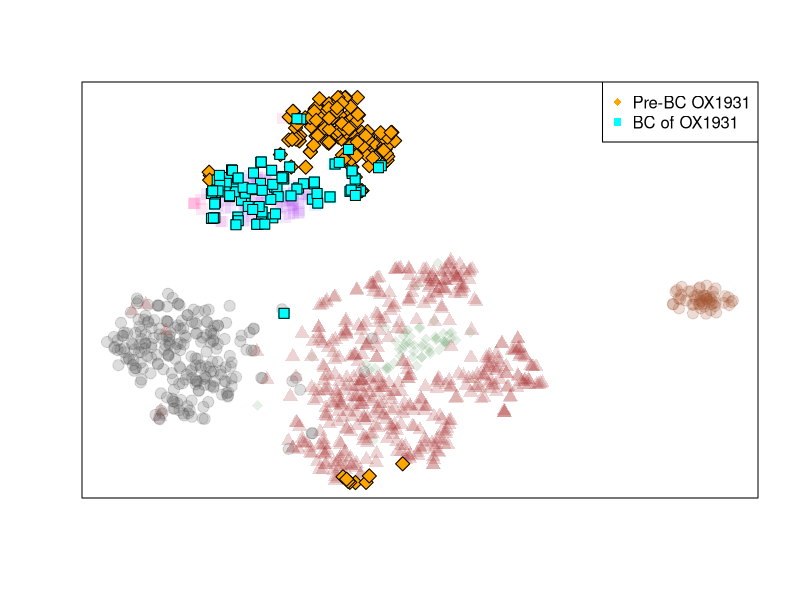

The R source for this figure:
###############################################################################
#Author: Supat Thongjuea, MRC Molecular Haematology Unit, Weatherall Institute of Molecular Medicine, University of Oxford, UK 
#Contact email : supat.thongjuea@ndcls.ox.ac.uk or supat.thongjuea@gmail.com
#Maintainer: Supat Thongjuea and Alice Giustacchini
#Title: Single-cell Transcriptomics Uncovers Distinct and Clinically Predictive Molecular Signatures of Stem Cells in Chronic Myeloid Leukemia
#Journal : Nature Medicine
#Year : 2017
###############################################################################
#This R script is used to generate Fig6c.
###############################################################################
###############################################################################
my.dat<-read.delim("tSNE_Diagnosis-PreBC-BC-Without-CML1600_Result.txt",header=T)

my.dat$my.color[my.dat$Stage_2=="normal_hsc"]<-adjustcolor( "gray35", alpha.f = 0.2)
my.dat$my.color[my.dat$Stage_2=="cell_line"]<-adjustcolor( "sienna", alpha.f = 0.2)
my.dat$my.color[my.dat$Stage_2=="diagnosis" | my.dat$Stage_2=="accelerated_phase"]<-adjustcolor( "brown", alpha.f = 0.2)
my.dat$my.color[my.dat$Stage_2=="pre_blast_crisis" & my.dat$Patient=="OX1931"]<-"orange"
my.dat$my.color[my.dat$Stage_2=="pre_blast_crisis_CML1266"]<-adjustcolor( "darkgreen", alpha.f = 0.1)
my.dat$my.color[my.dat$Stage_2=="blast_crisis" & my.dat$Patient=="CML1266"]<-adjustcolor( "purple", alpha.f = 0.1)
my.dat$my.color[my.dat$Stage_2=="blast_crisis" & my.dat$Patient=="OX2046"]<-"cyan"
my.dat$my.color[my.dat$Stage_2=="blast_crisis_1_month_TKI"]<-adjustcolor( "deeppink", alpha.f = 0.1)


my.dat$type[my.dat$Stage_2=="normal_hsc"]<-19
my.dat$type[my.dat$Stage_2=="cell_line"]<-19
my.dat$type[my.dat$Stage_2=="diagnosis" | my.dat$Stage_2=="accelerated_phase"]<-17
my.dat$type[my.dat$Stage_2=="pre_blast_crisis" & my.dat$Patient=="OX1931"]<-23
my.dat$type[my.dat$Stage_2=="pre_blast_crisis_CML1266"]<-18
my.dat$type[my.dat$Stage_2=="blast_crisis" & my.dat$Patient=="CML1266"]<-15
my.dat$type[my.dat$Stage_2=="blast_crisis" & my.dat$Patient=="OX2046"]<-15
my.dat$type[my.dat$Stage_2=="blast_crisis_1_month_TKI"]<-15

x1<-which(my.dat$Stage_2=="pre_blast_crisis" & my.dat$Patient=="OX1931")
x2<-which(my.dat$my.color=="cyan")

################save data matrix to a file#####################################
write.table(my.dat[c("Cell","Dim1","Dim2","BCR_ABL","Patient",
						"Stage_2","my.color","type")],file="Fig6c.data.matrix.txt",
		append=FALSE, sep="\t", quote=FALSE,row.names=FALSE, col.names=TRUE)
###############################################################################
pdf(file="Fig6c.pdf", width=7, height=7, onefile=T, bg="transparent",fonts = NULL,useDingbats=FALSE)
plot(my.dat$Dim1,my.dat$Dim2,xaxt="n",yaxt="n",xlab="",ylab="",
		pch =my.dat$type,
		main="",col = my.dat$my.color,cex=1.5)

points(my.dat$Dim1[x1],my.dat$Dim2[x1],pch=23,bg="orange",cex=1.5,col="black")
points(my.dat$Dim1[x2],my.dat$Dim2[x2],pch=22,bg="cyan",col="black",cex=1.5)
#text(my.dat$Dim1[x1],my.dat$Dim2[x1],labels=my.dat$Cell[x1],col="black",cex=0.3)

legend("topright",c("Pre-BC OX1931","BC of OX1931")
				,pch=c(18,15),col=c("orange","cyan"),cex=1)

dev.off()